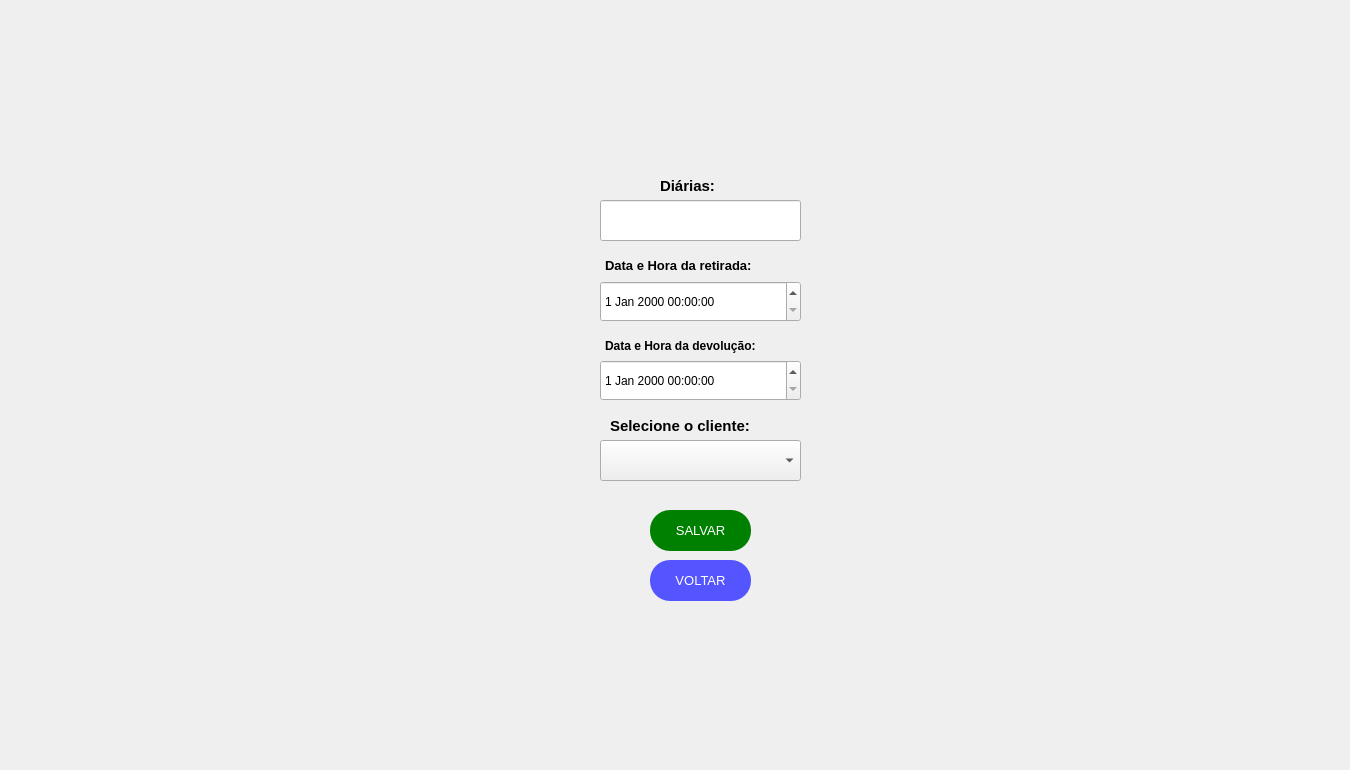
  <widget class="QWidget" name="centralwidget">
   <widget class="QPushButton" name="kwidt2">
    <property name="geometry">
     <rect>
      <x>40</x>
      <y>20</y>
      <width>501</width>
      <height>311</height>
     </rect>
    </property>
    <property name="palette">
     <palette>
      <active>
       <colorrole role="WindowText">
        <brush brushstyle="SolidPattern">
         <color alpha="255">
          <red>170</red>
          <green>85</green>
          <blue>0</blue>
         </color>
        </brush>
       </colorrole>
       <colorrole role="Text">
        <brush brushstyle="SolidPattern">
         <color alpha="255">
          <red>0</red>
          <green>0</green>
          <blue>0</blue>
         </color>
        </brush>
       </colorrole>
       <colorrole role="BrightText">
        <brush brushstyle="SolidPattern">
         <color alpha="255">
          <red>203</red>
          <green>255</green>
          <blue>80</blue>
         </color>
        </brush>
       </colorrole>
       <colorrole role="ButtonText">
        <brush brushstyle="SolidPattern">
         <color alpha="255">
          <red>57</red>
          <green>87</green>
          <blue>255</blue>
         </color>
        </brush>
       </colorrole>
       <colorrole role="ToolTipBase">
        <brush brushstyle="SolidPattern">
         <color alpha="255">
          <red>255</red>
          <green>255</green>
          <blue>0</blue>
         </color>
        </brush>
       </colorrole>
       <colorrole role="PlaceholderText">
        <brush brushstyle="SolidPattern">
         <color alpha="128">
          <red>0</red>
          <green>0</green>
          <blue>0</blue>
         </color>
        </brush>
       </colorrole>
      </active>
      <inactive>
       <colorrole role="WindowText">
        <brush brushstyle="SolidPattern">
         <color alpha="255">
          <red>170</red>
          <green>85</green>
          <blue>0</blue>
         </color>
        </brush>
       </colorrole>
       <colorrole role="Text">
        <brush brushstyle="SolidPattern">
         <color alpha="255">
          <red>0</red>
          <green>0</green>
          <blue>0</blue>
         </color>
        </brush>
       </colorrole>
       <colorrole role="BrightText">
        <brush brushstyle="SolidPattern">
         <color alpha="255">
          <red>203</red>
          <green>255</green>
          <blue>80</blue>
         </color>
        </brush>
       </colorrole>
       <colorrole role="ButtonText">
        <brush brushstyle="SolidPattern">
         <color alpha="255">
          <red>57</red>
          <green>87</green>
          <blue>255</blue>
         </color>
        </brush>
       </colorrole>
       <colorrole role="ToolTipBase">
        <brush brushstyle="SolidPattern">
         <color alpha="255">
          <red>255</red>
          <green>255</green>
          <blue>0</blue>
         </color>
        </brush>
       </colorrole>
       <colorrole role="PlaceholderText">
        <brush brushstyle="SolidPattern">
         <color alpha="128">
          <red>0</red>
          <green>0</green>
          <blue>0</blue>
         </color>
        </brush>
       </colorrole>
      </inactive>
      <disabled>
       <colorrole role="WindowText">
        <brush brushstyle="SolidPattern">
         <color alpha="255">
          <red>4</red>
          <green>15</green>
          <blue>30</blue>
         </color>
        </brush>
       </colorrole>
       <colorrole role="Text">
        <brush brushstyle="SolidPattern">
         <color alpha="255">
          <red>120</red>
          <green>120</green>
          <blue>120</blue>
         </color>
        </brush>
       </colorrole>
       <colorrole role="BrightText">
        <brush brushstyle="SolidPattern">
         <color alpha="255">
          <red>203</red>
          <green>255</green>
          <blue>80</blue>
         </color>
        </brush>
       </colorrole>
       <colorrole role="ButtonText">
        <brush brushstyle="SolidPattern">
         <color alpha="255">
          <red>120</red>
          <green>120</green>
          <blue>120</blue>
         </color>
        </brush>
       </colorrole>
       <colorrole role="ToolTipBase">
        <brush brushstyle="SolidPattern">
         <color alpha="255">
          <red>255</red>
          <green>255</green>
          <blue>0</blue>
         </color>
        </brush>
       </colorrole>
       <colorrole role="PlaceholderText">
        <brush brushstyle="SolidPattern">
         <color alpha="128">
          <red>0</red>
          <green>0</green>
          <blue>0</blue>
         </color>
        </brush>
       </colorrole>
      </disabled>
     </palette>
    </property>
    <property name="font">
     <font>
      <family>Arial</family>
      <weight>75</weight>
      <bold>true</bold>
     </font>
    </property>
    <property name="contextMenuPolicy">
     <enum>Qt::CustomContextMenu</enum>
    </property>
    <property name="text">
     <string/>
    </property>
    <property name="icon">
     <iconset>
      <normaloff>../Imagens/1-Kwid(T2).png</normaloff>../Imagens/1-Kwid(T2).png</iconset>
    </property>
    <property name="iconSize">
     <size>
      <width>492</width>
      <height>456</height>
     </size>
    </property>
    <property name="checkable">
     <bool>false</bool>
    </property>
    <property name="autoRepeat">
     <bool>false</bool>
    </property>
    <property name="autoExclusive">
     <bool>false</bool>
    </property>
    <property name="autoDefault">
     <bool>false</bool>
    </property>
    <property name="default">
     <bool>false</bool>
    </property>
    <property name="flat">
     <bool>true</bool>
    </property>
   </widget>
   <widget class="QLabel" name="logoT6">
    <property name="enabled">
     <bool>true</bool>
    </property>
    <property name="geometry">
     <rect>
      <x>1110</x>
      <y>530</y>
      <width>231</width>
      <height>231</height>
     </rect>
    </property>
    <property name="toolTip">
     <string>&lt;html&gt;&lt;head/&gt;&lt;body&gt;&lt;p align=&quot;center&quot;&gt;&lt;br/&gt;&lt;/p&gt;&lt;/body&gt;&lt;/html&gt;</string>
    </property>
    <property name="whatsThis">
     <string>&lt;html&gt;&lt;head/&gt;&lt;body&gt;&lt;p align=&quot;center&quot;&gt;&lt;br/&gt;&lt;/p&gt;&lt;/body&gt;&lt;/html&gt;</string>
    </property>
    <property name="autoFillBackground">
     <bool>false</bool>
    </property>
    <property name="styleSheet">
     <string notr="true"/>
    </property>
    <property name="text">
     <string/>
    </property>
    <property name="pixmap">
     <pixmap>../Logos/LOGO2.png</pixmap>
    </property>
    <property name="scaledContents">
     <bool>true</bool>
    </property>
    <property name="wordWrap">
     <bool>false</bool>
    </property>
   </widget>
   <widget class="QPushButton" name="confirmar5">
    <property name="geometry">
     <rect>
      <x>650</x>
      <y>490</y>
      <width>111</width>
      <height>51</height>
     </rect>
    </property>
    <property name="palette">
     <palette>
      <active>
       <colorrole role="WindowText">
        <brush brushstyle="SolidPattern">
         <color alpha="255">
          <red>170</red>
          <green>85</green>
          <blue>0</blue>
         </color>
        </brush>
       </colorrole>
       <colorrole role="Text">
        <brush brushstyle="SolidPattern">
         <color alpha="255">
          <red>0</red>
          <green>0</green>
          <blue>0</blue>
         </color>
        </brush>
       </colorrole>
       <colorrole role="BrightText">
        <brush brushstyle="SolidPattern">
         <color alpha="255">
          <red>203</red>
          <green>255</green>
          <blue>80</blue>
         </color>
        </brush>
       </colorrole>
       <colorrole role="ButtonText">
        <brush brushstyle="SolidPattern">
         <color alpha="255">
          <red>57</red>
          <green>87</green>
          <blue>255</blue>
         </color>
        </brush>
       </colorrole>
       <colorrole role="ToolTipBase">
        <brush brushstyle="SolidPattern">
         <color alpha="255">
          <red>255</red>
          <green>255</green>
          <blue>0</blue>
         </color>
        </brush>
       </colorrole>
       <colorrole role="PlaceholderText">
        <brush brushstyle="SolidPattern">
         <color alpha="128">
          <red>0</red>
          <green>0</green>
          <blue>0</blue>
         </color>
        </brush>
       </colorrole>
      </active>
      <inactive>
       <colorrole role="WindowText">
        <brush brushstyle="SolidPattern">
         <color alpha="255">
          <red>170</red>
          <green>85</green>
          <blue>0</blue>
         </color>
        </brush>
       </colorrole>
       <colorrole role="Text">
        <brush brushstyle="SolidPattern">
         <color alpha="255">
          <red>0</red>
          <green>0</green>
          <blue>0</blue>
         </color>
        </brush>
       </colorrole>
       <colorrole role="BrightText">
        <brush brushstyle="SolidPattern">
         <color alpha="255">
          <red>203</red>
          <green>255</green>
          <blue>80</blue>
         </color>
        </brush>
       </colorrole>
       <colorrole role="ButtonText">
        <brush brushstyle="SolidPattern">
         <color alpha="255">
          <red>57</red>
          <green>87</green>
          <blue>255</blue>
         </color>
        </brush>
       </colorrole>
       <colorrole role="ToolTipBase">
        <brush brushstyle="SolidPattern">
         <color alpha="255">
          <red>255</red>
          <green>255</green>
          <blue>0</blue>
         </color>
        </brush>
       </colorrole>
       <colorrole role="PlaceholderText">
        <brush brushstyle="SolidPattern">
         <color alpha="128">
          <red>0</red>
          <green>0</green>
          <blue>0</blue>
         </color>
        </brush>
       </colorrole>
      </inactive>
      <disabled>
       <colorrole role="WindowText">
        <brush brushstyle="SolidPattern">
         <color alpha="255">
          <red>4</red>
          <green>15</green>
          <blue>30</blue>
         </color>
        </brush>
       </colorrole>
       <colorrole role="Text">
        <brush brushstyle="SolidPattern">
         <color alpha="255">
          <red>120</red>
          <green>120</green>
          <blue>120</blue>
         </color>
        </brush>
       </colorrole>
       <colorrole role="BrightText">
        <brush brushstyle="SolidPattern">
         <color alpha="255">
          <red>203</red>
          <green>255</green>
          <blue>80</blue>
         </color>
        </brush>
       </colorrole>
       <colorrole role="ButtonText">
        <brush brushstyle="SolidPattern">
         <color alpha="255">
          <red>120</red>
          <green>120</green>
          <blue>120</blue>
         </color>
        </brush>
       </colorrole>
       <colorrole role="ToolTipBase">
        <brush brushstyle="SolidPattern">
         <color alpha="255">
          <red>255</red>
          <green>255</green>
          <blue>0</blue>
         </color>
        </brush>
       </colorrole>
       <colorrole role="PlaceholderText">
        <brush brushstyle="SolidPattern">
         <color alpha="128">
          <red>0</red>
          <green>0</green>
          <blue>0</blue>
         </color>
        </brush>
       </colorrole>
      </disabled>
     </palette>
    </property>
    <property name="font">
     <font>
      <family>Arial</family>
      <weight>75</weight>
      <bold>true</bold>
     </font>
    </property>
    <property name="contextMenuPolicy">
     <enum>Qt::CustomContextMenu</enum>
    </property>
    <property name="text">
     <string/>
    </property>
    <property name="icon">
     <iconset>
      <normaloff>Imagens/CONFIRMAR.png</normaloff>Imagens/CONFIRMAR.png</iconset>
    </property>
    <property name="iconSize">
     <size>
      <width>96</width>
      <height>100</height>
     </size>
    </property>
    <property name="checkable">
     <bool>false</bool>
    </property>
    <property name="autoRepeat">
     <bool>false</bool>
    </property>
    <property name="autoExclusive">
     <bool>false</bool>
    </property>
    <property name="autoDefault">
     <bool>false</bool>
    </property>
    <property name="default">
     <bool>false</bool>
    </property>
    <property name="flat">
     <bool>true</bool>
    </property>
   </widget>
   <widget class="QLineEdit" name="diariaspace5">
    <property name="geometry">
     <rect>
      <x>600</x>
      <y>200</y>
      <width>201</width>
      <height>41</height>
     </rect>
    </property>
    <property name="font">
     <font>
      <pointsize>8</pointsize>
     </font>
    </property>
    <property name="styleSheet">
     <string notr="true">color: rgb(0, 0, 0);</string>
    </property>
   </widget>
   <widget class="QLabel" name="diarias5">
    <property name="geometry">
     <rect>
      <x>660</x>
      <y>160</y>
      <width>81</width>
      <height>51</height>
     </rect>
    </property>
    <property name="font">
     <font>
      <family>Arial</family>
      <pointsize>11</pointsize>
      <weight>75</weight>
      <bold>true</bold>
     </font>
    </property>
    <property name="text">
     <string>Diárias:</string>
    </property>
   </widget>
   <widget class="QLabel" name="datare_1">
    <property name="geometry">
     <rect>
      <x>605</x>
      <y>240</y>
      <width>191</width>
      <height>51</height>
     </rect>
    </property>
    <property name="font">
     <font>
      <family>Arial</family>
      <pointsize>10</pointsize>
      <weight>75</weight>
      <bold>true</bold>
     </font>
    </property>
    <property name="text">
     <string>Data e Hora da retirada:</string>
    </property>
   </widget>
   <widget class="QDateTimeEdit" name="datare_2">
    <property name="geometry">
     <rect>
      <x>600</x>
      <y>281</y>
      <width>201</width>
      <height>41</height>
     </rect>
    </property>
    <property name="styleSheet">
     <string notr="true">QDateTime{rgb(0, 0, 0)}</string>
    </property>
   </widget>
   <widget class="QDateTimeEdit" name="datade_2">
    <property name="geometry">
     <rect>
      <x>600</x>
      <y>360</y>
      <width>201</width>
      <height>41</height>
     </rect>
    </property>
    <property name="styleSheet">
     <string notr="true">QDateTime{rgb(0, 0, 0)}</string>
    </property>
   </widget>
   <widget class="QLabel" name="datade_1">
    <property name="geometry">
     <rect>
      <x>605</x>
      <y>320</y>
      <width>191</width>
      <height>51</height>
     </rect>
    </property>
    <property name="font">
     <font>
      <family>Arial</family>
      <pointsize>9</pointsize>
      <weight>75</weight>
      <bold>true</bold>
     </font>
    </property>
    <property name="text">
     <string>Data e Hora da devolução:</string>
    </property>
   </widget>
   <widget class="QComboBox" name="datacli1_2">
    <property name="geometry">
     <rect>
      <x>600</x>
      <y>440</y>
      <width>201</width>
      <height>41</height>
     </rect>
    </property>
    <property name="styleSheet">
     <string notr="true">color: rgb(0, 0, 0);</string>
    </property>
   </widget>
   <widget class="QLabel" name="datacli1">
    <property name="geometry">
     <rect>
      <x>610</x>
      <y>410</y>
      <width>181</width>
      <height>31</height>
     </rect>
    </property>
    <property name="font">
     <font>
      <family>Arial</family>
      <pointsize>11</pointsize>
      <weight>75</weight>
      <bold>true</bold>
     </font>
    </property>
    <property name="text">
     <string>Selecione o cliente:</string>
    </property>
   </widget>
   <widget class="QPushButton" name="voltar_10">
    <property name="geometry">
     <rect>
      <x>650</x>
      <y>560</y>
      <width>101</width>
      <height>41</height>
     </rect>
    </property>
    <property name="palette">
     <palette>
      <active>
       <colorrole role="WindowText">
        <brush brushstyle="SolidPattern">
         <color alpha="255">
          <red>255</red>
          <green>255</green>
          <blue>255</blue>
         </color>
        </brush>
       </colorrole>
       <colorrole role="Button">
        <brush brushstyle="SolidPattern">
         <color alpha="255">
          <red>85</red>
          <green>85</green>
          <blue>255</blue>
         </color>
        </brush>
       </colorrole>
       <colorrole role="Text">
        <brush brushstyle="SolidPattern">
         <color alpha="255">
          <red>255</red>
          <green>255</green>
          <blue>255</blue>
         </color>
        </brush>
       </colorrole>
       <colorrole role="BrightText">
        <brush brushstyle="SolidPattern">
         <color alpha="255">
          <red>203</red>
          <green>255</green>
          <blue>80</blue>
         </color>
        </brush>
       </colorrole>
       <colorrole role="ButtonText">
        <brush brushstyle="SolidPattern">
         <color alpha="255">
          <red>255</red>
          <green>255</green>
          <blue>255</blue>
         </color>
        </brush>
       </colorrole>
       <colorrole role="Base">
        <brush brushstyle="SolidPattern">
         <color alpha="255">
          <red>85</red>
          <green>85</green>
          <blue>255</blue>
         </color>
        </brush>
       </colorrole>
       <colorrole role="Window">
        <brush brushstyle="SolidPattern">
         <color alpha="255">
          <red>85</red>
          <green>85</green>
          <blue>255</blue>
         </color>
        </brush>
       </colorrole>
       <colorrole role="ToolTipBase">
        <brush brushstyle="SolidPattern">
         <color alpha="255">
          <red>255</red>
          <green>255</green>
          <blue>0</blue>
         </color>
        </brush>
       </colorrole>
       <colorrole role="PlaceholderText">
        <brush brushstyle="SolidPattern">
         <color alpha="128">
          <red>0</red>
          <green>0</green>
          <blue>0</blue>
         </color>
        </brush>
       </colorrole>
      </active>
      <inactive>
       <colorrole role="WindowText">
        <brush brushstyle="SolidPattern">
         <color alpha="255">
          <red>255</red>
          <green>255</green>
          <blue>255</blue>
         </color>
        </brush>
       </colorrole>
       <colorrole role="Button">
        <brush brushstyle="SolidPattern">
         <color alpha="255">
          <red>85</red>
          <green>85</green>
          <blue>255</blue>
         </color>
        </brush>
       </colorrole>
       <colorrole role="Text">
        <brush brushstyle="SolidPattern">
         <color alpha="255">
          <red>255</red>
          <green>255</green>
          <blue>255</blue>
         </color>
        </brush>
       </colorrole>
       <colorrole role="BrightText">
        <brush brushstyle="SolidPattern">
         <color alpha="255">
          <red>203</red>
          <green>255</green>
          <blue>80</blue>
         </color>
        </brush>
       </colorrole>
       <colorrole role="ButtonText">
        <brush brushstyle="SolidPattern">
         <color alpha="255">
          <red>255</red>
          <green>255</green>
          <blue>255</blue>
         </color>
        </brush>
       </colorrole>
       <colorrole role="Base">
        <brush brushstyle="SolidPattern">
         <color alpha="255">
          <red>85</red>
          <green>85</green>
          <blue>255</blue>
         </color>
        </brush>
       </colorrole>
       <colorrole role="Window">
        <brush brushstyle="SolidPattern">
         <color alpha="255">
          <red>85</red>
          <green>85</green>
          <blue>255</blue>
         </color>
        </brush>
       </colorrole>
       <colorrole role="ToolTipBase">
        <brush brushstyle="SolidPattern">
         <color alpha="255">
          <red>255</red>
          <green>255</green>
          <blue>0</blue>
         </color>
        </brush>
       </colorrole>
       <colorrole role="PlaceholderText">
        <brush brushstyle="SolidPattern">
         <color alpha="128">
          <red>0</red>
          <green>0</green>
          <blue>0</blue>
         </color>
        </brush>
       </colorrole>
      </inactive>
      <disabled>
       <colorrole role="WindowText">
        <brush brushstyle="SolidPattern">
         <color alpha="255">
          <red>255</red>
          <green>255</green>
          <blue>255</blue>
         </color>
        </brush>
       </colorrole>
       <colorrole role="Button">
        <brush brushstyle="SolidPattern">
         <color alpha="255">
          <red>85</red>
          <green>85</green>
          <blue>255</blue>
         </color>
        </brush>
       </colorrole>
       <colorrole role="Text">
        <brush brushstyle="SolidPattern">
         <color alpha="255">
          <red>255</red>
          <green>255</green>
          <blue>255</blue>
         </color>
        </brush>
       </colorrole>
       <colorrole role="BrightText">
        <brush brushstyle="SolidPattern">
         <color alpha="255">
          <red>203</red>
          <green>255</green>
          <blue>80</blue>
         </color>
        </brush>
       </colorrole>
       <colorrole role="ButtonText">
        <brush brushstyle="SolidPattern">
         <color alpha="255">
          <red>255</red>
          <green>255</green>
          <blue>255</blue>
         </color>
        </brush>
       </colorrole>
       <colorrole role="Base">
        <brush brushstyle="SolidPattern">
         <color alpha="255">
          <red>85</red>
          <green>85</green>
          <blue>255</blue>
         </color>
        </brush>
       </colorrole>
       <colorrole role="Window">
        <brush brushstyle="SolidPattern">
         <color alpha="255">
          <red>85</red>
          <green>85</green>
          <blue>255</blue>
         </color>
        </brush>
       </colorrole>
       <colorrole role="ToolTipBase">
        <brush brushstyle="SolidPattern">
         <color alpha="255">
          <red>255</red>
          <green>255</green>
          <blue>0</blue>
         </color>
        </brush>
       </colorrole>
       <colorrole role="PlaceholderText">
        <brush brushstyle="SolidPattern">
         <color alpha="128">
          <red>0</red>
          <green>0</green>
          <blue>0</blue>
         </color>
        </brush>
       </colorrole>
      </disabled>
     </palette>
    </property>
    <property name="font">
     <font>
      <family>Arial</family>
      <pointsize>10</pointsize>
      <weight>9</weight>
      <italic>false</italic>
      <bold>false</bold>
     </font>
    </property>
    <property name="contextMenuPolicy">
     <enum>Qt::CustomContextMenu</enum>
    </property>
    <property name="styleSheet">
     <string notr="true">QPushButton{
	color:white;
	border-radius:20px;
	background-color: rgb(85, 85, 255);
	font: 75 10pt &quot;Arial&quot;;
}
QPushButton:hover{
	background-color: rgb(10, 10, 127);
}</string>
    </property>
    <property name="text">
     <string>VOLTAR</string>
    </property>
    <property name="iconSize">
     <size>
      <width>93</width>
      <height>100</height>
     </size>
    </property>
    <property name="checkable">
     <bool>false</bool>
    </property>
    <property name="autoRepeat">
     <bool>false</bool>
    </property>
    <property name="autoExclusive">
     <bool>false</bool>
    </property>
    <property name="autoDefault">
     <bool>false</bool>
    </property>
    <property name="default">
     <bool>false</bool>
    </property>
    <property name="flat">
     <bool>true</bool>
    </property>
   </widget>
   <widget class="QPushButton" name="salvar_1">
    <property name="geometry">
     <rect>
      <x>650</x>
      <y>510</y>
      <width>101</width>
      <height>41</height>
     </rect>
    </property>
    <property name="palette">
     <palette>
      <active>
       <colorrole role="WindowText">
        <brush brushstyle="SolidPattern">
         <color alpha="255">
          <red>255</red>
          <green>255</green>
          <blue>255</blue>
         </color>
        </brush>
       </colorrole>
       <colorrole role="Button">
        <brush brushstyle="SolidPattern">
         <color alpha="255">
          <red>0</red>
          <green>128</green>
          <blue>0</blue>
         </color>
        </brush>
       </colorrole>
       <colorrole role="Text">
        <brush brushstyle="SolidPattern">
         <color alpha="255">
          <red>255</red>
          <green>255</green>
          <blue>255</blue>
         </color>
        </brush>
       </colorrole>
       <colorrole role="BrightText">
        <brush brushstyle="SolidPattern">
         <color alpha="255">
          <red>203</red>
          <green>255</green>
          <blue>80</blue>
         </color>
        </brush>
       </colorrole>
       <colorrole role="ButtonText">
        <brush brushstyle="SolidPattern">
         <color alpha="255">
          <red>255</red>
          <green>255</green>
          <blue>255</blue>
         </color>
        </brush>
       </colorrole>
       <colorrole role="Base">
        <brush brushstyle="SolidPattern">
         <color alpha="255">
          <red>0</red>
          <green>128</green>
          <blue>0</blue>
         </color>
        </brush>
       </colorrole>
       <colorrole role="Window">
        <brush brushstyle="SolidPattern">
         <color alpha="255">
          <red>0</red>
          <green>128</green>
          <blue>0</blue>
         </color>
        </brush>
       </colorrole>
       <colorrole role="ToolTipBase">
        <brush brushstyle="SolidPattern">
         <color alpha="255">
          <red>255</red>
          <green>255</green>
          <blue>0</blue>
         </color>
        </brush>
       </colorrole>
       <colorrole role="PlaceholderText">
        <brush brushstyle="SolidPattern">
         <color alpha="128">
          <red>0</red>
          <green>0</green>
          <blue>0</blue>
         </color>
        </brush>
       </colorrole>
      </active>
      <inactive>
       <colorrole role="WindowText">
        <brush brushstyle="SolidPattern">
         <color alpha="255">
          <red>255</red>
          <green>255</green>
          <blue>255</blue>
         </color>
        </brush>
       </colorrole>
       <colorrole role="Button">
        <brush brushstyle="SolidPattern">
         <color alpha="255">
          <red>0</red>
          <green>128</green>
          <blue>0</blue>
         </color>
        </brush>
       </colorrole>
       <colorrole role="Text">
        <brush brushstyle="SolidPattern">
         <color alpha="255">
          <red>255</red>
          <green>255</green>
          <blue>255</blue>
         </color>
        </brush>
       </colorrole>
       <colorrole role="BrightText">
        <brush brushstyle="SolidPattern">
         <color alpha="255">
          <red>203</red>
          <green>255</green>
          <blue>80</blue>
         </color>
        </brush>
       </colorrole>
       <colorrole role="ButtonText">
        <brush brushstyle="SolidPattern">
         <color alpha="255">
          <red>255</red>
          <green>255</green>
          <blue>255</blue>
         </color>
        </brush>
       </colorrole>
       <colorrole role="Base">
        <brush brushstyle="SolidPattern">
         <color alpha="255">
          <red>0</red>
          <green>128</green>
          <blue>0</blue>
         </color>
        </brush>
       </colorrole>
       <colorrole role="Window">
        <brush brushstyle="SolidPattern">
         <color alpha="255">
          <red>0</red>
          <green>128</green>
          <blue>0</blue>
         </color>
        </brush>
       </colorrole>
       <colorrole role="ToolTipBase">
        <brush brushstyle="SolidPattern">
         <color alpha="255">
          <red>255</red>
          <green>255</green>
          <blue>0</blue>
         </color>
        </brush>
       </colorrole>
       <colorrole role="PlaceholderText">
        <brush brushstyle="SolidPattern">
         <color alpha="128">
          <red>0</red>
          <green>0</green>
          <blue>0</blue>
         </color>
        </brush>
       </colorrole>
      </inactive>
      <disabled>
       <colorrole role="WindowText">
        <brush brushstyle="SolidPattern">
         <color alpha="255">
          <red>255</red>
          <green>255</green>
          <blue>255</blue>
         </color>
        </brush>
       </colorrole>
       <colorrole role="Button">
        <brush brushstyle="SolidPattern">
         <color alpha="255">
          <red>0</red>
          <green>128</green>
          <blue>0</blue>
         </color>
        </brush>
       </colorrole>
       <colorrole role="Text">
        <brush brushstyle="SolidPattern">
         <color alpha="255">
          <red>255</red>
          <green>255</green>
          <blue>255</blue>
         </color>
        </brush>
       </colorrole>
       <colorrole role="BrightText">
        <brush brushstyle="SolidPattern">
         <color alpha="255">
          <red>203</red>
          <green>255</green>
          <blue>80</blue>
         </color>
        </brush>
       </colorrole>
       <colorrole role="ButtonText">
        <brush brushstyle="SolidPattern">
         <color alpha="255">
          <red>255</red>
          <green>255</green>
          <blue>255</blue>
         </color>
        </brush>
       </colorrole>
       <colorrole role="Base">
        <brush brushstyle="SolidPattern">
         <color alpha="255">
          <red>0</red>
          <green>128</green>
          <blue>0</blue>
         </color>
        </brush>
       </colorrole>
       <colorrole role="Window">
        <brush brushstyle="SolidPattern">
         <color alpha="255">
          <red>0</red>
          <green>128</green>
          <blue>0</blue>
         </color>
        </brush>
       </colorrole>
       <colorrole role="ToolTipBase">
        <brush brushstyle="SolidPattern">
         <color alpha="255">
          <red>255</red>
          <green>255</green>
          <blue>0</blue>
         </color>
        </brush>
       </colorrole>
       <colorrole role="PlaceholderText">
        <brush brushstyle="SolidPattern">
         <color alpha="128">
          <red>0</red>
          <green>0</green>
          <blue>0</blue>
         </color>
        </brush>
       </colorrole>
      </disabled>
     </palette>
    </property>
    <property name="font">
     <font>
      <family>Arial</family>
      <pointsize>10</pointsize>
      <weight>9</weight>
      <italic>false</italic>
      <bold>false</bold>
     </font>
    </property>
    <property name="contextMenuPolicy">
     <enum>Qt::CustomContextMenu</enum>
    </property>
    <property name="styleSheet">
     <string notr="true">QPushButton{
	color:white;
	border-radius:20px;
	background-color: #008000;
	font: 75 10pt &quot;Arial&quot;;
}
QPushButton:hover{
	background-color: #005500;
}</string>
    </property>
    <property name="text">
     <string>SALVAR</string>
    </property>
    <property name="iconSize">
     <size>
      <width>93</width>
      <height>100</height>
     </size>
    </property>
    <property name="checkable">
     <bool>false</bool>
    </property>
    <property name="autoRepeat">
     <bool>false</bool>
    </property>
    <property name="autoExclusive">
     <bool>false</bool>
    </property>
    <property name="autoDefault">
     <bool>false</bool>
    </property>
    <property name="default">
     <bool>false</bool>
    </property>
    <property name="flat">
     <bool>true</bool>
    </property>
   </widget>
   <zorder>datade_2</zorder>
   <zorder>datare_2</zorder>
   <zorder>kwidt2</zorder>
   <zorder>logoT6</zorder>
   <zorder>confirmar5</zorder>
   <zorder>diariaspace5</zorder>
   <zorder>diarias5</zorder>
   <zorder>datare_1</zorder>
   <zorder>datade_1</zorder>
   <zorder>datacli1_2</zorder>
   <zorder>datacli1</zorder>
   <zorder>voltar_10</zorder>
   <zorder>salvar_1</zorder>
  </widget>
